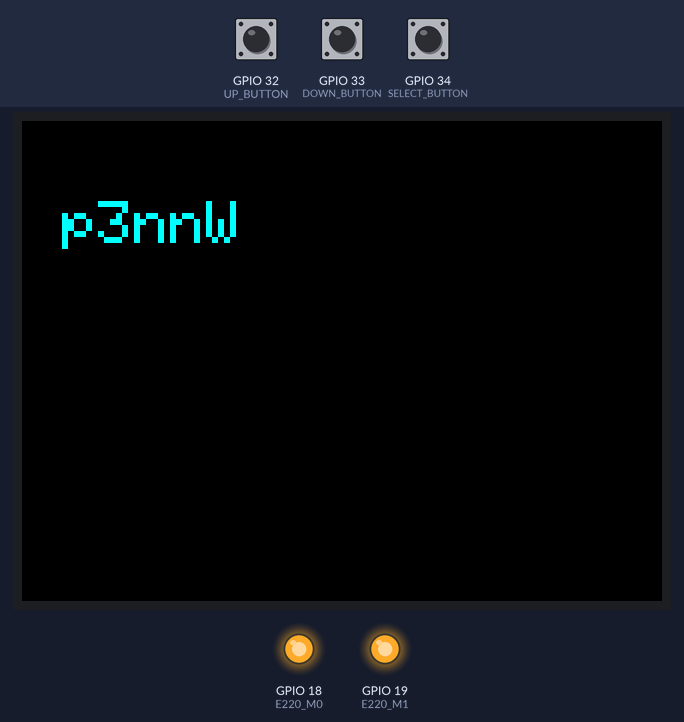
Simulated run of this sketch. Board: ESP32. Shown: 320×240 colour display, output pins drawn as LEDs (lit = HIGH). The inputs (shaded band) are chosen by the test bench; at power-on: GPIO 32 (UP_BUTTON) HIGH, GPIO 34 (SELECT_BUTTON) HIGH, GPIO 33 (DOWN_BUTTON) HIGH. The modem accepts every AT command (registered, SIM ready, sends succeed) and sends nothing else; what the sketch prints to the serial monitor is not drawn.

Above: at 0.4 s.
At 8.5 s:
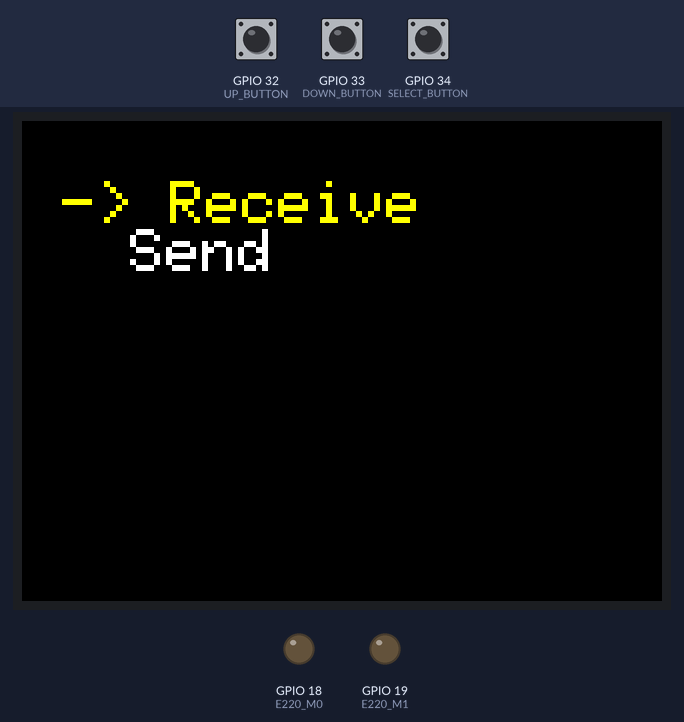
8.6 s: GPIO 32 (UP_BUTTON) pulled LOW for 1 s
At 8.83 s:
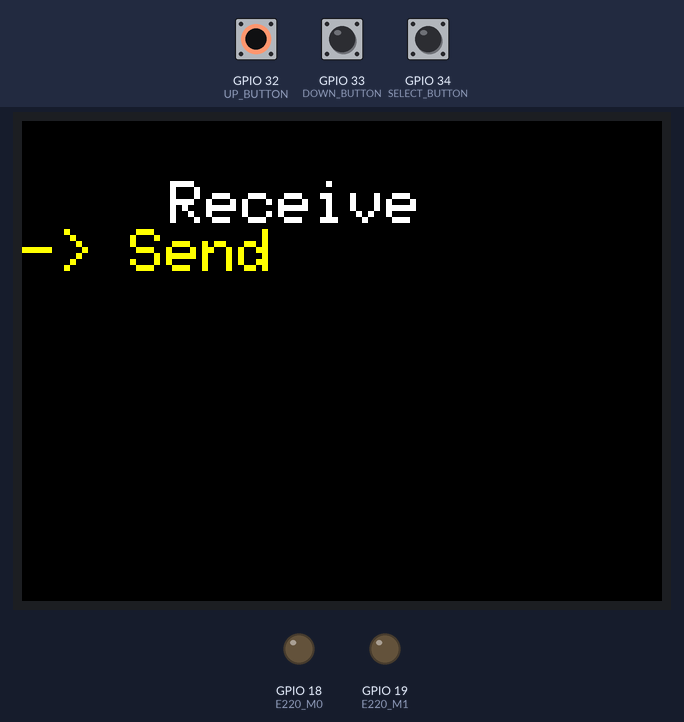
11.1 s: GPIO 34 (SELECT_BUTTON) pulled LOW for 0.15 s
12.7 s: GPIO 33 (DOWN_BUTTON) pulled LOW for 3.2 s
17.4 s: GPIO 33 (DOWN_BUTTON) pulled LOW for 0.15 s
19.0 s: GPIO 34 (SELECT_BUTTON) pulled LOW for 1 s
At 19.6 s:
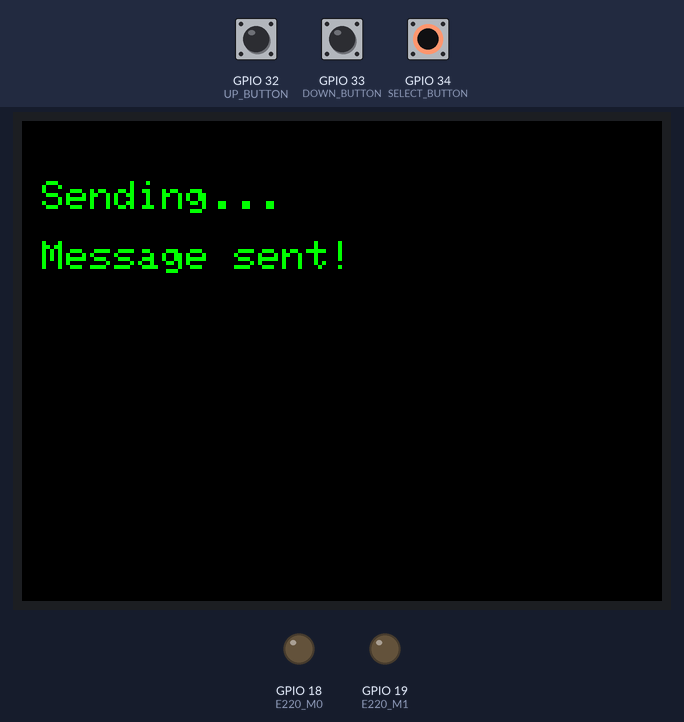
22.6 s: GPIO 34 (SELECT_BUTTON) pulled LOW for 3.2 s
Timing chart, 0 to 25.6 s (numbered marks = the images above; inputs shaded):
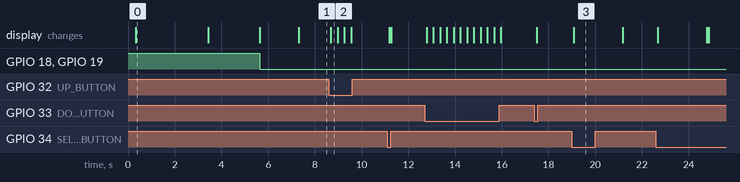

The sketch:

ESP32_LoRa_TFT_Menu.ino
```cpp
#include <Adafruit_GFX.h>
#include <Adafruit_ILI9341.h>

// Ebyte E220 LoRa Module Pin Definitions (UART communication)
#define E220_TX 17           // TX from ESP32 to RX on E220
#define E220_RX 16           // RX on ESP32 from TX on E220
#define E220_M0 18           // Mode pin M0
#define E220_M1 19           // Mode pin M1
#define E220_AUX 34          // Optional AUX pin for status check

// TFT Display Pin Definitions
#define TFT_CS 15            // TFT Chip Select pin
#define TFT_RST 4            // TFT Reset pin
#define TFT_DC 2             // TFT Data/Command pin

// Button Pin Definitions
#define UP_BUTTON 32         // Pin for "Up" button to navigate menu
#define DOWN_BUTTON 33       // Pin for "Down" button to navigate menu
#define SELECT_BUTTON 34     // Pin for "Select" button to choose menu option

// Initialize the TFT display
Adafruit_ILI9341 tft = Adafruit_ILI9341(TFT_CS, TFT_DC, TFT_RST);

// Initialize Serial2 for E220
HardwareSerial E220Serial(2);

int currentMenuOption = 0;  // Menu option tracker, 0 for Receive, 1 for Send

void setup() {
  Serial.begin(9600); // Initialize Serial for debugging
  E220Serial.begin(9600, SERIAL_8N1, E220_RX, E220_TX);  // Initialize E220 communication

  pinMode(E220_M0, OUTPUT);
  pinMode(E220_M1, OUTPUT);
  setMode(3);    // Set E220 to configuration mode
  delay(100);    // Wait for mode to settle

  // Initialize TFT Display
  tft.begin();
  tft.setRotation(1);        // Set display rotation (adjust as needed)
  tft.fillScreen(ILI9341_BLACK);  // Clear screen with black background

  // Show the welcome screen with ASCII-style text
  displayWelcomeScreen();
  delay(3000);               // Display the welcome message for 3 seconds
  tft.fillScreen(ILI9341_BLACK); // Clear screen after welcome

  // Initialize E220 LoRa module after welcome screen
  initializeLoRa();

  // Display main menu after initialization
  displayMenu();

  // Set button pins as input with pull-up resistors
  pinMode(UP_BUTTON, INPUT_PULLUP);
  pinMode(DOWN_BUTTON, INPUT_PULLUP);
  pinMode(SELECT_BUTTON, INPUT_PULLUP);
}

void loop() {
  // Check for button presses to navigate or select menu options

  if (digitalRead(UP_BUTTON) == LOW) {  // If "Up" button is pressed
    currentMenuOption = (currentMenuOption == 0) ? 1 : 0;  // Toggle option
    displayMenu();           // Update menu display
    delay(200);              // Debounce delay to avoid multiple triggers
  }

  if (digitalRead(DOWN_BUTTON) == LOW) {  // If "Down" button is pressed
    currentMenuOption = (currentMenuOption == 1) ? 0 : 1;  // Toggle option
    displayMenu();           // Update menu display
    delay(200);              // Debounce delay
  }

  if (digitalRead(SELECT_BUTTON) == LOW) { // If "Select" button is pressed
    if (currentMenuOption == 0) {           // Choose Receive Mode
      receiveMode();
    } else if (currentMenuOption == 1) {    // Choose Send Mode
      sendMode();
    }
  }
}

// Display Welcome Screen with ASCII-style "p3nnW" text
void displayWelcomeScreen() {
  // Display "p3nnW" in large text size as a welcome message
  tft.setCursor(20, 40);        // Set initial cursor position
  tft.setTextSize(3);           // Set text size to large
  tft.setTextColor(ILI9341_CYAN, ILI9341_BLACK); // Text color: Cyan
  tft.println("p3nnW");         // Print "p3nnW" as welcome text in large font
}

// Set mode of the E220 module
void setMode(int mode) {
  switch (mode) {
    case 0: // Normal mode
      digitalWrite(E220_M0, LOW);
      digitalWrite(E220_M1, LOW);
      break;
    case 3: // Configuration mode
      digitalWrite(E220_M0, HIGH);
      digitalWrite(E220_M1, HIGH);
      break;
  }
  delay(10);  // Wait for mode change
}

// Initialize E220 module and display initialization status
void initializeLoRa() {
  Serial.println("Initializing E220...");
  tft.setCursor(20, 30);
  tft.setTextSize(2);
  tft.setTextColor(ILI9341_WHITE, ILI9341_BLACK);
  tft.println("Initializing LoRa...");

  // Send AT commands to configure the E220 (example settings)
  sendATCommand("AT+PARAMETER=9600,8N1,10");  // Example configuration
  sendATCommand("AT+ADDRESS=0");              // Set address

  // Switch to normal mode after configuration
  setMode(0);
  tft.setTextColor(ILI9341_GREEN, ILI9341_BLACK);
  tft.println("LoRa Initialized!");
  delay(1500); // Short delay to show success message
  tft.fillScreen(ILI9341_BLACK); // Clear screen after initialization
}

// Function to send AT command to E220
void sendATCommand(String command) {
  Serial.print("Sending AT command: ");
  Serial.println(command);
  E220Serial.print(command + "\r\n");         // Send AT command followed by newline
  delay(100);

  // Read and display response
  while (E220Serial.available()) {
    String response = E220Serial.readString();
    Serial.print("Response: ");
    Serial.println(response);
  }
}

// Display main menu with "Receive" and "Send" options
void displayMenu() {
  tft.fillScreen(ILI9341_BLACK);
  tft.setCursor(20, 30);          // Set cursor for menu text
  tft.setTextSize(3);             // Set text size

  // Highlight the selected menu option with a yellow arrow
  if (currentMenuOption == 0) {    // If "Receive" is selected
    tft.setTextColor(ILI9341_YELLOW, ILI9341_BLACK);
    tft.println("-> Receive");
    tft.setTextColor(ILI9341_WHITE, ILI9341_BLACK);
    tft.println("   Send");
  } else {                         // If "Send" is selected
    tft.setTextColor(ILI9341_WHITE, ILI9341_BLACK);
    tft.println("   Receive");
    tft.setTextColor(ILI9341_YELLOW, ILI9341_BLACK);
    tft.println("-> Send");
  }
}

// Function for Receive Mode (listens for incoming LoRa messages)
void receiveMode() {
  tft.fillScreen(ILI9341_BLACK);
  tft.setCursor(10, 30);
  tft.setTextSize(2);
  tft.setTextColor(ILI9341_GREEN, ILI9341_BLACK);

  tft.println("Receiving...");

  // Listen for incoming messages
  if (E220Serial.available()) {
    String receivedMessage = E220Serial.readString();
    tft.fillScreen(ILI9341_BLACK);
    tft.setCursor(10, 30);
    tft.println("Received:");
    tft.println(receivedMessage);
    delay(2000);
  }

  displayMenu();  // Return to the main menu
}

// Function for Send Mode (sends a sample message over LoRa)
void sendMode() {
  tft.fillScreen(ILI9341_BLACK);
  tft.setCursor(10, 30);
  tft.setTextSize(2);
  tft.setTextColor(ILI9341_GREEN, ILI9341_BLACK);

  tft.println("Sending...");

  // Send a sample message via LoRa
  String message = "Hello from ESP32";
  E220Serial.print(message);
  Serial.println("Message sent: " + message);

  tft.setCursor(10, 60);
  tft.println("Message sent!");

  delay(2000);  // Delay to show confirmation
  displayMenu(); // Return to the main menu
}
```

Measured:
- after the input at 8.6 s, the display: changes after 0.09 s (image 2)
- after the input at 19.0 s, the display: changes after 0.09 s (image 3)
- what the display in image 0 shows lasts 3.1 s, from 0.3 s to 3.4 s
